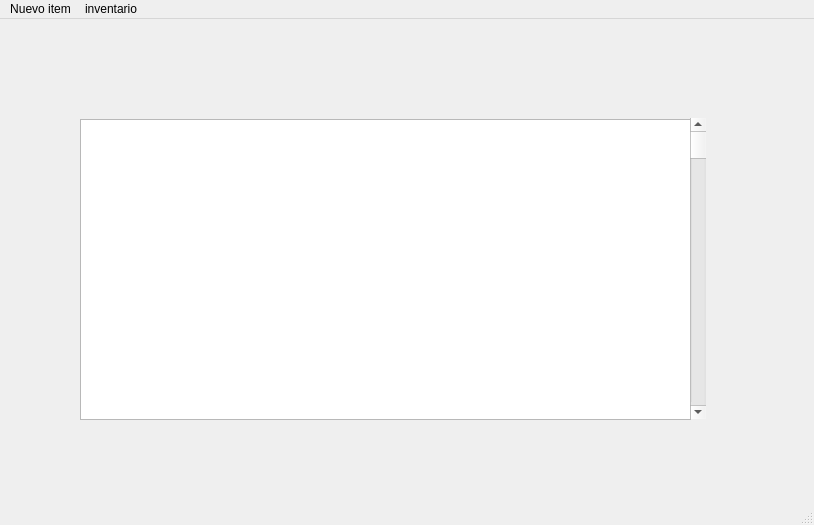
<?xml version="1.0" encoding="UTF-8"?>
<ui version="4.0">
 <class>MainWindow</class>
 <widget class="QMainWindow" name="MainWindow">
  <property name="geometry">
   <rect>
    <x>0</x>
    <y>0</y>
    <width>814</width>
    <height>525</height>
   </rect>
  </property>
  <property name="windowTitle">
   <string>MainWindow</string>
  </property>
  <widget class="QWidget" name="centralwidget">
   <widget class="QTableWidget" name="tableWidget">
    <property name="geometry">
     <rect>
      <x>80</x>
      <y>100</y>
      <width>611</width>
      <height>301</height>
     </rect>
    </property>
   </widget>
   <widget class="QScrollBar" name="verticalScrollBar">
    <property name="geometry">
     <rect>
      <x>690</x>
      <y>99</y>
      <width>16</width>
      <height>301</height>
     </rect>
    </property>
    <property name="orientation">
     <enum>Qt::Vertical</enum>
    </property>
   </widget>
  </widget>
  <widget class="QMenuBar" name="menubar">
   <property name="geometry">
    <rect>
     <x>0</x>
     <y>0</y>
     <width>814</width>
     <height>19</height>
    </rect>
   </property>
   <widget class="QMenu" name="menuinventario">
    <property name="title">
     <string>inventario</string>
    </property>
   </widget>
   <widget class="QMenu" name="menuNuevo_item">
    <property name="title">
     <string>Nuevo item</string>
    </property>
   </widget>
   <addaction name="menuNuevo_item"/>
   <addaction name="menuinventario"/>
  </widget>
  <widget class="QStatusBar" name="statusbar"/>
 </widget>
 <resources/>
 <connections/>
</ui>
